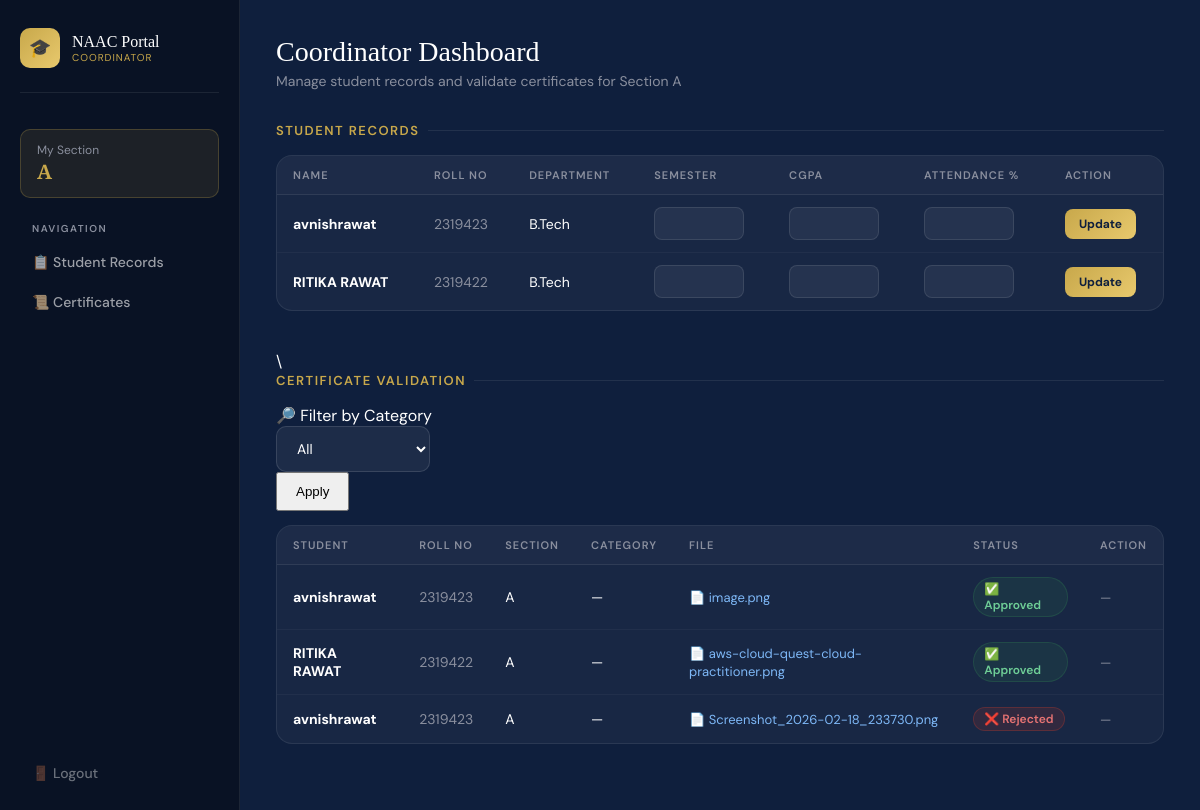
The page /coordinator (signed in) on the database as committed earlier.
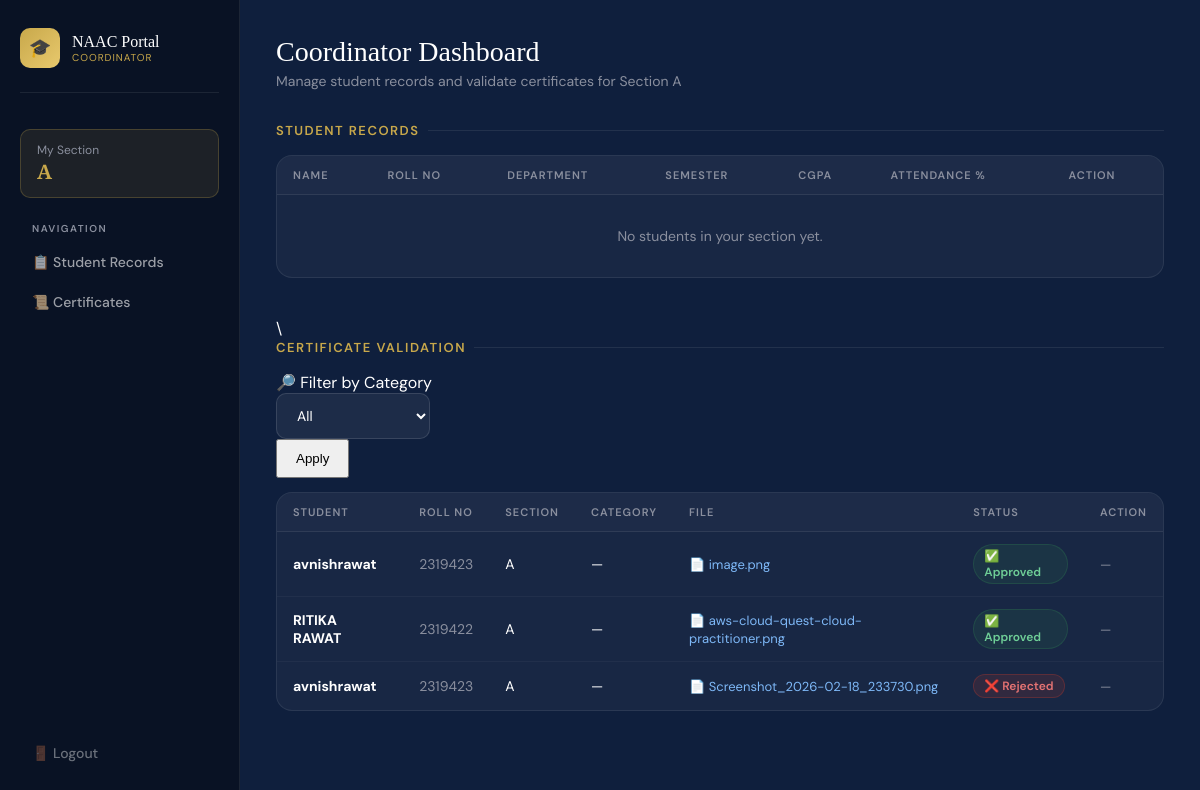
The same page on the database as committed later.
### tables this page shows
CREATE TABLE students (
    id INTEGER PRIMARY KEY AUTOINCREMENT,
    name TEXT NOT NULL,
    roll_no TEXT NOT NULL UNIQUE,
    department TEXT NOT NULL,
    semester INTEGER,
    cgpa REAL,
    attendance REAL
, section TEXT, profile_pic TEXT);

CREATE TABLE certificates (
    id INTEGER PRIMARY KEY AUTOINCREMENT,
    student_name TEXT,
    roll_no TEXT,
    section TEXT,
    file_name TEXT,
    status TEXT
, category TEXT);

### app.py (the view)
@app.route("/coordinator")
def coordinator():
    if session.get("role") != "coordinator":
        return redirect("/")
    section = session.get("section")
    category = request.args.get("category", "")
    conn = get_db()
    students = conn.execute("SELECT * FROM students WHERE section=?", (section,)).fetchall()
    if category:
        certificates = conn.execute(
            "SELECT * FROM certificates WHERE section=? AND category=?",
            (section, category)
        ).fetchall()
    else:
        certificates = conn.execute(
            "SELECT * FROM certificates WHERE section=?",
            (section,)
        ).fetchall()
    conn.close()
    return render_template("coordinator.html", students=students, certificates=certificates)

### app.py (called while the page is built)
def get_db():
    conn = sqlite3.connect("database.db", timeout=10)
    conn.row_factory = sqlite3.Row
    conn.execute(
        "CREATE TABLE IF NOT EXISTS coordinators ("
        "id INTEGER PRIMARY KEY AUTOINCREMENT,"
        "name TEXT,"
        "username TEXT UNIQUE,"
        "department TEXT,"
        "section TEXT"
        ")"
    )
    conn.execute(
        "CREATE TABLE IF NOT EXISTS certificates ("
        "id INTEGER PRIMARY KEY AUTOINCREMENT,"
        "student_name TEXT,"
        "roll_no TEXT,"
        "section TEXT,"
        "category TEXT,"
        "file_name TEXT,"
        "status TEXT"
        ")"
    )
    try:
        conn.execute("ALTER TABLE certificates ADD COLUMN category TEXT")
    except sqlite3.OperationalError:
        pass
    conn.commit()
    return conn

### templates/coordinator.html (shortened to what the changed rows need)
<!DOCTYPE html>
<html lang="en">
<head>
</head>
<body>
<div class="main">
    <div class="section" id="students">
        <div class="card">
            <table>
                <thead>
                    <tr>
                        <th>Name</th>
                        <th>Roll No</th>
                        <th>Department</th>
                        <th>Semester</th>
                        <th>CGPA</th>
                        <th>Attendance %</th>
                        <th>Action</th>
                    </tr>
                </thead>
                <tbody>
                    {% for student in students %}
                    <form method="POST" action="/update_student/{{ student['id'] }}">
                    <tr>
                        <td><strong>{{ student["name"] }}</strong></td>
                        <td style="color: var(--gray);">{{ student["roll_no"] }}</td>
                        <td>{{ student["department"] }}</td>
                        <td><input type="number" name="semester" value="{{ student['semester'] or '' }}" class="editable-input" required></td>
                        <td><input type="number" step="0.01" name="cgpa" value="{{ student['cgpa'] or '' }}" class="editable-input" required></td>
                        <td><input type="number" step="0.01" name="attendance" value="{{ student['attendance'] or '' }}" class="editable-input" required></td>
                        <td><button type="submit" class="btn-update">Update</button></td>
                    </tr>
                    </form>
                    {% else %}
                    <tr class="empty-row"><td colspan="7">No students in your section yet.</td></tr>
                    {% endfor %}
                </tbody>
            </table>
        </div>
    </div>
    <div class="section" id="certificates">
        <div class="card">
            <table>
                <thead>
                    <tr>
                        <th>Student</th>
                        <th>Roll No</th>
                        <th>Section</th>
                        <th>Category</th>
                        <th>File</th>
                        <th>Status</th>
                        <th>Action</th>
                    </tr>
                </thead>
                <tbody>
                    {% for cert in certificates %}
                    <tr>
                        <td><strong>{{ cert["student_name"] }}</strong></td>
                        <td style="color: var(--gray);">{{ cert["roll_no"] }}</td>
                        <td>{{ cert["section"] }}</td>
                        <td>{{ cert["category"] or "—" }}</td>
                        <td><a href="/uploads/{{ cert['file_name'] }}" class="file-link" target="_blank">📄 {{ cert["file_name"] }}</a></td>
                        <td>
                            {% if cert["status"] == "Pending" %}
                                <span class="badge badge-pending">⏳ Pending</span>
                            {% elif cert["status"] == "Approved" %}
                                <span class="badge badge-approved">✅ Approved</span>
                            {% else %}
                                <span class="badge badge-rejected">❌ Rejected</span>
                            {% endif %}
                        </td>
                        <td>
                            {% if cert["status"] == "Pending" %}
                            <div class="action-group">
                                <a href="/approve/{{ cert['id'] }}" class="btn-approve">Approve</a>
                                <a href="/reject/{{ cert['id'] }}" class="btn-reject">Reject</a>
                            </div>
                            {% else %}
                                <span style="color: var(--gray); font-size: 13px;">—</span>
                            {% endif %}
                        </td>
                    </tr>
                    {% else %}
                    <tr class="empty-row"><td colspan="6">No certificates submitted yet.</td></tr>
                    {% endfor %}
                </tbody>
            </table>
        </div>
    </div>
</div>
</body>
</html>

Rows that differ between the two databases and show on the page:
removed students: name "avnishrawat", roll_no "2319423", department "B.Tech"
removed students: name "RITIKA RAWAT", roll_no "2319422", department "B.Tech"
Other text that changed with them:
text now shown: "No students in your section yet."
